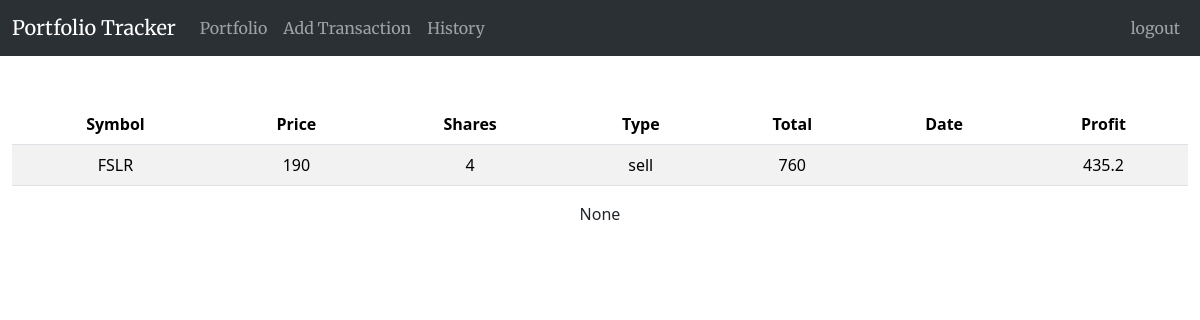
The app's page /history/3 (signed in) with its own data.
### tables this page shows
CREATE TABLE transactions 
    (
    transaction_id INTEGER PRIMARY KEY AUTOINCREMENT NOT NULL UNIQUE,
    user_id INTEGER NOT NULL,
    symbol VARCHAR(255) NOT NULL,
    shares INTEGER NOT NULL,
    price NUMERIC NOT NULL,
    total NUMERIC NOT NULL,
    transaction_type VARCHAR(255), -- buy or sell
    comments TEXT,
    transaction_date DATE,
    profit NUMERIC DEFAULT NULL, -- only for sales
    dequeued BOOLEAN DEFAULT 0, -- only for purchases
    FOREIGN KEY(user_id) REFERENCES users(id)
    );

### app.py (the view)
@app.route('/history/<transaction_id>')
@login_required
def transaction_detail(transaction_id):
    detail = db.execute('SELECT * FROM transactions WHERE transaction_id = ?', transaction_id)
    return render_template('history_detail.html', detail=detail[0])

### app.py (called while the page is built)
@app.after_request
def after_request(response):
    response.headers["Cache-Control"] = "no-cache, no-store, must-revalidate"
    response.headers["Expires"] = 0
    response.headers["Pragma"] = "no-cache"
    return response

### helpers.py (called while the page is built)
def login_required(f):
    @wraps(f)
    def decorated_function(*args, **kwargs):
        if session.get("user_id") is None:
            return redirect("/login")
        return f(*args, **kwargs)
    return decorated_function

### templates/history_detail.html (shortened to what this page needs)
{% extends "layout.html" %}
{% block main %}
    <table class="table table-striped">
        <thead>
            <tr>
            <th>Symbol</th>
            <th>Price</th>
            <th>Shares</th>
            <th>Type</th>
            <th>Total</th>
            <th>Date</th>
            <th>Profit</th>
            </tr>
        </thead>
        <tbody>
            <tr>
                <td>{{detail.symbol}}</td>
                <td>{{detail.price}}</td>
                <td>{{detail.shares}}</td>
                <td>{{detail.transaction_type}}</td>
                <td>{{detail.total}}</td>
                <td>{{detail.date}}</td>
                <td>{{detail.profit}}</td>
            </tr>
        </tbody>
    </table>
    <div class="b-1">
        <p>{{detail.comments}}</p>
    </div>
{% endblock %}

### records on screen
transactions: symbol "FSLR", price "190", shares "4", transaction_type "sell", total "760", profit "435.2"

### other values on screen
{{ detail.comments }} "None"
